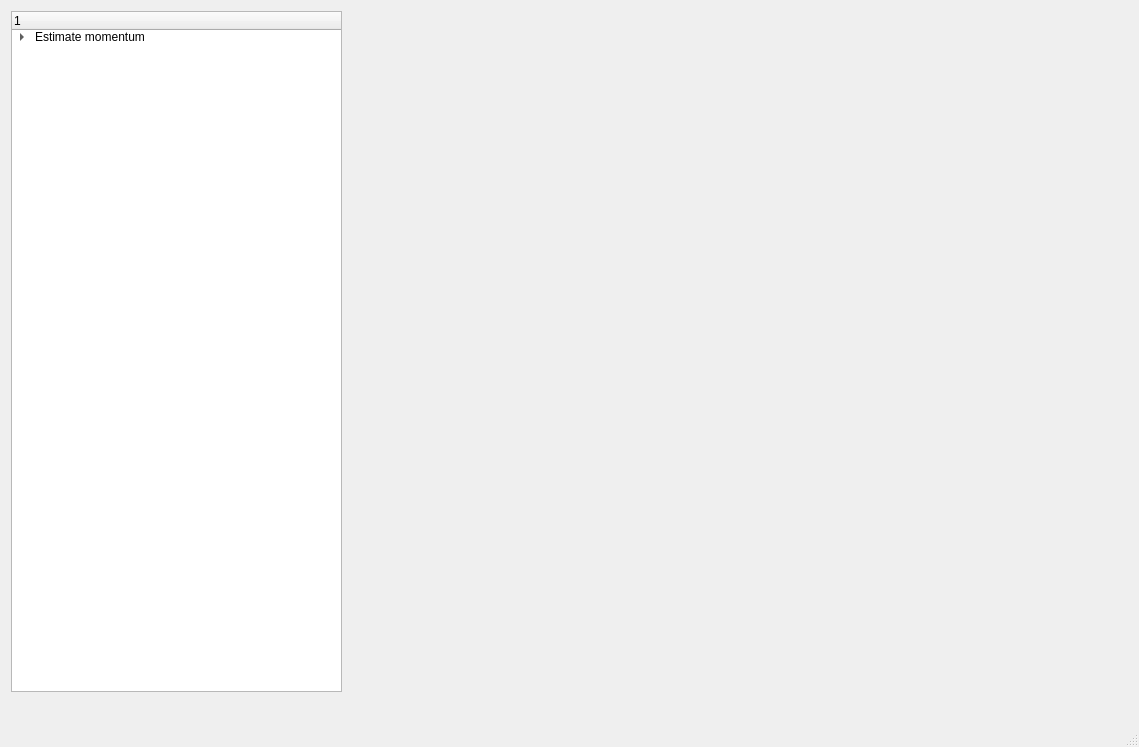
<?xml version="1.0" encoding="UTF-8"?>
<ui version="4.0">
 <class>MainWindow</class>
 <widget class="QMainWindow" name="MainWindow">
  <property name="geometry">
   <rect>
    <x>0</x>
    <y>0</y>
    <width>1139</width>
    <height>747</height>
   </rect>
  </property>
  <property name="windowTitle">
   <string>MainWindow</string>
  </property>
  <widget class="QWidget" name="centralwidget">
   <widget class="QTreeWidget" name="treeWidget">
    <property name="geometry">
     <rect>
      <x>11</x>
      <y>11</y>
      <width>331</width>
      <height>681</height>
     </rect>
    </property>
    <column>
     <property name="text">
      <string/>
     </property>
    </column>
    <item>
     <property name="text">
      <string>Estimate momentum</string>
     </property>
     <item>
      <property name="text">
       <string>Rough measure momentum</string>
      </property>
      <item>
       <property name="text">
        <string>Fine measure/set momentum</string>
       </property>
       <item>
        <property name="text">
         <string>Measure momentum spread</string>
        </property>
       </item>
      </item>
     </item>
    </item>
   </widget>
  </widget>
  <widget class="QMenuBar" name="menubar">
   <property name="geometry">
    <rect>
     <x>0</x>
     <y>0</y>
     <width>1139</width>
     <height>26</height>
    </rect>
   </property>
  </widget>
  <widget class="QStatusBar" name="statusbar"/>
 </widget>
 <resources/>
 <connections/>
</ui>
